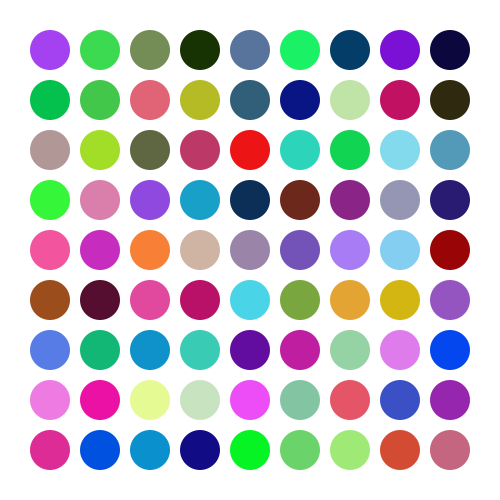
Frame 1 (no input)
Frame 60 (the mouse pressed at the canvas centre just before this capture): identical to frame 1, image omitted
Frame 120 (the mouse held since frame 60 and released just before this capture): identical to frame 1, image omitted

The Processing sketch that drew this single still picture (run headless with seeded random() and noise(); from frame 60 on, the mouse is pressed at the canvas centre):

// Processing sketch: matrix_circle3
// ── matrix_circle3.pde
float[][] colors = new float[81][3];
void setup() {
  size(500,500);
  noStroke();
  for (int i=0; i<81; i++) {
    colors[i][0] = random(255);
    colors[i][1] = random(255);
    colors[i][2] = random(255);
  }
}

void draw() {
  background(255);
  for (int i=0; i<81; i++) {
    fill(colors[i][0],colors[i][1],colors[i][2]);
    ellipse(50+(i%9)*50,50+(i/9)*50,40,40);
  }
}
